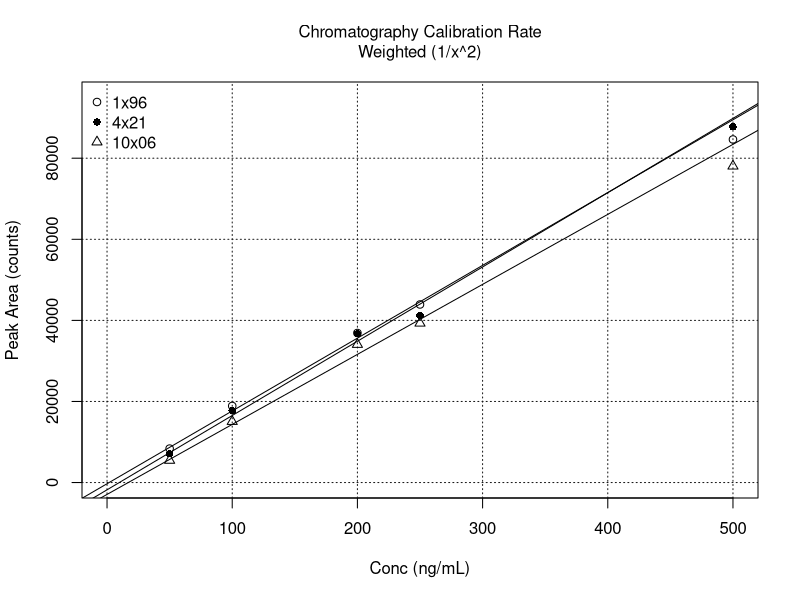

Generate this figure with R:
# Chromatogram Calibration Peak Rates.R
#   User functions called: none
# Author: Fred Lytle
# Last edit: 10/07/2022
rm(list=ls())

# user supplied input
weight <- '1/x^2'# choices: 'none','var','1/x^2'

# data generated by chromatogram_numeric_areas.R
# Note: the avg-values are the average of four replicate peak areas
#   the sd-values are the stdev across the four replicate areas
conc <- c(50,100,200,250,500)
avg96 <- c(8379.6833,18897.6333,36894.2167,43922.7000,84627.0462)
avg21 <- c(7103.7750,17703.2000,36701.8500,41220.8833,87751.5417)
avg06 <- c(5475.9750,15053.9750,34066.1000,39308.6867,78049.6433)
sd96 <- c(724.7420,987.8027,2553.5471,2453.2186,2611.6830)
sd21 <- c(903.0551,1053.0515,2938.5027,572.7656,1451.9506)
sd06 <- c(420.1698,1510.1468,2559.2724,1113.6135,4187.8509)

# calculate the least-squares weights
if(weight == 'none'){
  weights96 <- weights21 <- weights06 <- rep(1,length(conc))
}else if(weight == 'var'){
  weights96 <- c(1/sd96[1]^2,1/sd96[2]^2,1/sd96[3]^2,1/sd96[4]^2,
                 1/sd96[5]^2)
  weights21 <- c(1/sd21[1]^2,1/sd21[2]^2,1/sd21[3]^2,1/sd21[4]^2,
                 1/sd21[5]^2)
  weights06 <- c(1/sd06[1]^2,1/sd06[2]^2,1/sd06[3]^2,1/sd06[4]^2,
                 1/sd06[5]^2)
}else{
  weights96 <- weights21 <- weights06 <- 1/conc^2
}

# generate the main graph
title <- 'Chromatography Calibration Rate'
if(weight=='1/x^2'){title <- paste0(title,'\nWeighted (1/x^2)')
}else if(weight == 'none'){title <- paste0(title,'\nUnweighted')
}else{title <- paste0(title,' Weighted 1/var')}
plot(conc,avg96,xlim=c(0,500),ylim=c(-10,95000),
     xlab='Conc (ng/mL)',ylab='Peak Area (counts)',
     main=title,font.main=1,cex.main=1)
grid(col='gray10')
points(conc,avg21,pch=16)
points(conc,avg06,pch=2)
legend('topleft',c('1x96','4x21','10x06'),pch=c(1,16,2),bty='n')

# perform the least-squares fits, errors, and covariance
fit96 <- lm(avg96~conc,weights=weights96)
coef96 <- summary(fit96)$coef[,1]
error96 <- summary(fit96)$coef[,2]
cov96 <- summary(fit96)$cov[1,2]*summary(fit96)$sigma^2
fit21 <- lm(avg21~conc,weights=weights21)
coef21 <- summary(fit21)$coef[,1]
error21 <- summary(fit21)$coef[,2]
cov21 <- summary(fit21)$cov[1,2]*summary(fit21)$sigma^2
fit06 <- lm(avg06~conc,weights=weights06)
coef06 <- summary(fit06)$coef[,1]
error06 <- summary(fit06)$coef[,2]
cov06 <- summary(fit06)$cov[1,2]*summary(fit06)$sigma^2

# add regression lines to th emain graph
abline(fit96)
abline(fit21)
abline(fit06)

# print the results
{
  cat(title,
      '\nDwell Time:\t\t  Value     Error      Covar',
      '\n\t96 Intercept:\t',coef96[1],'; ',error96[1],'; ',cov96,
      '\n\t96 Slope:\t',coef96[2],'; ',error96[2],
      '\n\t21 Intercept:\t',coef21[1],'; ',error21[1],'; ',cov21,
      '\n\t21 Slope:\t',coef21[2],'; ',error21[2],
      '\n\t06 Intercept:\t',coef06[1],'; ',error06[1],'; ',cov06,
      '\n\t06 Slope:\t',coef06[2],';  ',error06[2],'\n')
  
  cat('\nRate Slope Ratios:\t',
      c(coef96[2],coef21[2],coef06[2])/coef96[2])
}
